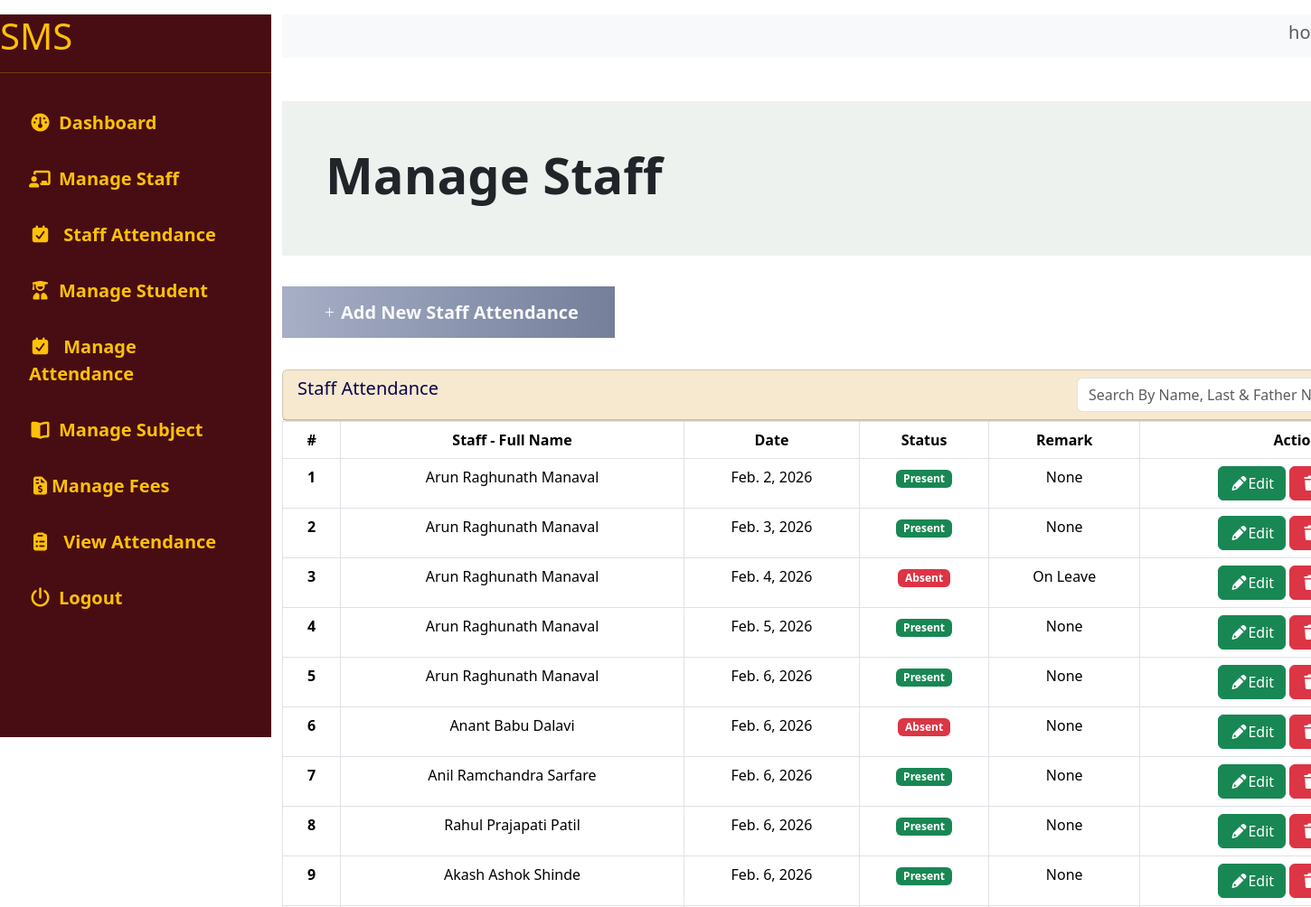
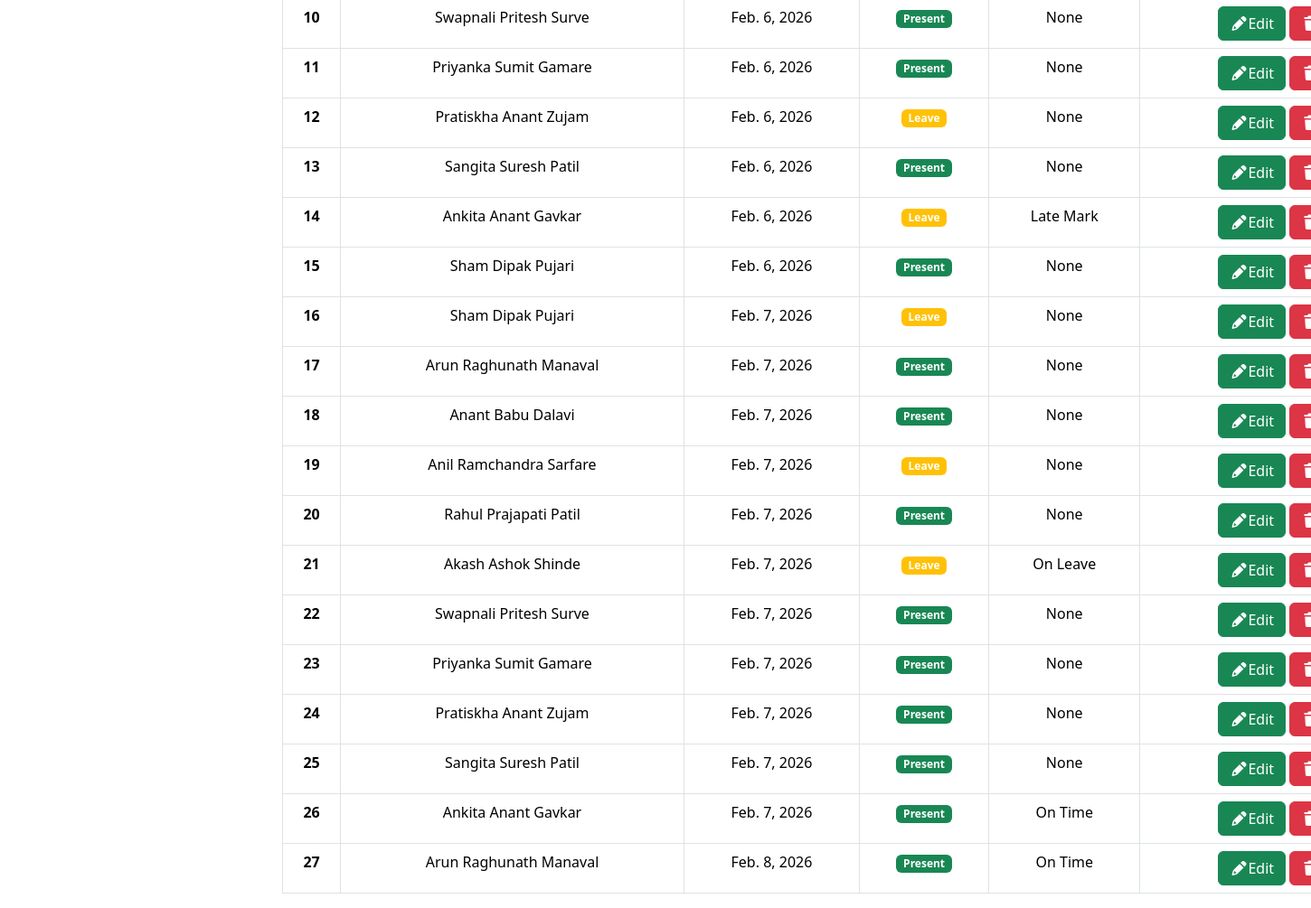
/staff/staff_attendance/, run on the app's committed database (2 pictures, top to bottom).
### staff/models.py (models this page shows, shortened)
class StaffAttendance(models.Model):
    staff=models.ForeignKey(Staff,on_delete=models.CASCADE,related_name='attendance')
    date=models.DateField()
    status=models.CharField(max_length=150,choices=ATTENDANCE_STATUS,null=True,blank=True)
    remark=models.CharField(max_length=150,blank=True,null=True)
    created_at=models.DateTimeField(auto_now_add=True)
    class Meta:
        unique_together=('staff','date')      # same staff same date duplicate entry nahi

class Staff(models.Model):
    id = models.UUIDField(primary_key=True, default=uuid.uuid4, editable=False)
    employee_id=models.CharField(max_length=100,null=True,blank=True,help_text='emp101')
    full_name=models.CharField(max_length=150,null=True,blank=True)
    role = models.CharField(max_length=20, choices=ROLE_CHOICES)
    gender=models.CharField(max_length=12,choices=GENDER_CHOICES,default='Male')
    birth_date=models.DateField()
    address=models.CharField(max_length=150)
    email=models.EmailField()
    mobile_no=models.CharField(max_length=15)
    qualification=models.CharField(max_length=150,choices=QULIFICATION_CHOICES)
    experience = models.PositiveIntegerField(help_text="In Years")
    joining_date=models.DateField()
    salary=models.DecimalField(max_digits=10,decimal_places=2)
    subject=models.CharField(max_length=150,choices=SUBJECT_CHOICES,blank=True,null=True)
    designation =models.CharField(max_length=150,choices=NON_TEACHING_CHOICES,blank=True,null=True)
    status=models.CharField(max_length=150,choices=STATUS_CHOICES,null=True,blank=True)
    profile_image=models.ImageField(upload_to='Staff_images',null=True,blank=True)
    created_at=models.DateTimeField(auto_now_add=True)
    updated_at=models.DateTimeField(auto_now=True)
    def __str__(self):
        return self.full_name
    class Meta:
        verbose_name_plural="Staff"

### staff/views.py (the view)
# urls.py: path('staff_attendance/', views.staff_attendance, name="staff_attendance"),
def staff_attendance(request):
    query=request.GET.get('q')
    if query:
        staffs=StaffAttendance.objects.filter(Q(staff__full_name__icontains=query) |
                                    Q(date__icontains=query) |
                                    Q(status__icontains=query)| Q(remark__icontains=query))
    else:
        staffs=StaffAttendance.objects.all()
    context={'staffs':staffs}
    return render(request,'staff/staff_attendance.html',context)

### templates/staff/staff_attendance.html (shortened to what this page needs)
{% extends 'base/base.html' %}
{% block content %}
{% load static %}
{% include 'base/sidebar.html' %}
<div class="container mt-3" style="margin-left:300px;">
    <div class="navbar navbar-expand-lg bg-body-tertiary">
        <h5 class="ms-auto me-5 text-muted ">home</h5>
    </div>
    <div class="mt-5 p-5" style="background:#edf2ef;">
        <h1 class="display-4 fw-bold">Manage Staff</h1>
    </div>
    <div class="mt-5">
        <a href="{% url 'add_staff_attendance' %}" class="text-decoration-none fw-bold text-light fs-5 "
           style="background:linear-gradient(to right,#a7afc7,#757F9A); padding:15px 40px;">
            <i class="fa-regular fa-plus"></i>Add New Staff Attendance</a>
    </div>
    <div class="card mt-5" style="background:#fdf0d5;">
        <div class="card-header d-flex justify-content-between">
            <h5 style="color:#08044a;">Staff Attendance</h5>
            <form action="" method="GET" class="d-flex" role="search" style="width:400px;">
                <input class="form-control me-2" type="search" name="q" value="{{request.GET.q}}"
                       placeholder="Search By Name, Last & Father Name" aria-label="Search"/>
            </form>
        </div>
    </div>
    <div class="card-body">
        <div class="table-responsive">
            <table class="table table-bordered  table-hover text-center" style="min-width:1000px;">
                <thead>
                <tr>
                    <th scope="col">#</th>
                    <th scope="col">Staff - Full Name</th>
                    <th scope="col">Date</th>
                    <th scope="col">Status</th>
                    <th scope="col">Remark</th>
                    <th scope="col">Action</th>
                </tr>
                </thead>
                <tbody>
                {% for staff in staffs %}
                <tr>
                    <th scope="row">{{forloop.counter}}</th>
                    <td>{{ staff.staff}}</td>
                    <td>{{ staff.date }}</td>
                    <td>
                        {% if staff.status == "Present" %}
                                <span class="badge bg-success">Present</span>
                        {% elif staff.status == "Absent" %}
                                <span class="badge bg-danger">Absent</span>
                        {% else %}
                                <span class="badge bg-warning">Leave</span>
                        {% endif %}
                    </td>
                    <td>{{ staff.remark }}</td>
                    <td>
                    <a href="{% url 'edit_staff_attendance' staff.pk %}" class="btn btn-success"><i
                                class="fa-solid fa-pencil"></i>Edit</a>
                        <a href="{% url 'delete_staff_attendance' staff.pk %}" class="btn btn-danger"><i class="fa-solid fa-trash"></i>Delete</a>
                    </td>
                </tr>
                {% endfor %}
                </tbody>
            </table>
        </div>
    </div>
</div>
{% endblock %}

### data on the page
StaffAttendance: staff "Arun Raghunath Manaval", date "Feb. 2, 2026", status "Present", remark "None"
StaffAttendance: staff "Arun Raghunath Manaval", date "Feb. 3, 2026", status "Present", remark "None"
StaffAttendance: staff "Arun Raghunath Manaval", date "Feb. 4, 2026", status "Absent", remark "On Leave"
StaffAttendance: staff "Arun Raghunath Manaval", date "Feb. 5, 2026", status "Present", remark "None"
StaffAttendance: staff "Arun Raghunath Manaval", date "Feb. 6, 2026", status "Present", remark "None"
StaffAttendance: staff "Anant Babu Dalavi", date "Feb. 6, 2026", status "Absent", remark "None"
StaffAttendance: staff "Anil Ramchandra Sarfare", date "Feb. 6, 2026", status "Present", remark "None"
StaffAttendance: staff "Rahul Prajapati Patil", date "Feb. 6, 2026", status "Present", remark "None"
StaffAttendance: staff "Akash Ashok Shinde", date "Feb. 6, 2026", status "Present", remark "None"
StaffAttendance: staff "Swapnali Pritesh Surve", date "Feb. 6, 2026", status "Present", remark "None"
StaffAttendance: staff "Priyanka Sumit Gamare", date "Feb. 6, 2026", status "Present", remark "None"
StaffAttendance: staff "Pratiskha Anant Zujam", date "Feb. 6, 2026", status "Leave", remark "None"
StaffAttendance: staff "Sangita Suresh Patil", date "Feb. 6, 2026", status "Present", remark "None"
StaffAttendance: staff "Ankita Anant Gavkar", date "Feb. 6, 2026", status "Leave", remark "Late Mark"
StaffAttendance: staff "Sham Dipak Pujari", date "Feb. 6, 2026", status "Present", remark "None"
StaffAttendance: staff "Sham Dipak Pujari", date "Feb. 7, 2026", status "Leave", remark "None"
StaffAttendance: staff "Arun Raghunath Manaval", date "Feb. 7, 2026", status "Present", remark "None"
StaffAttendance: staff "Anant Babu Dalavi", date "Feb. 7, 2026", status "Present", remark "None"
StaffAttendance: staff "Anil Ramchandra Sarfare", date "Feb. 7, 2026", status "Leave", remark "None"
StaffAttendance: staff "Rahul Prajapati Patil", date "Feb. 7, 2026", status "Present", remark "None"
StaffAttendance: staff "Akash Ashok Shinde", date "Feb. 7, 2026", status "Leave", remark "On Leave"
StaffAttendance: staff "Swapnali Pritesh Surve", date "Feb. 7, 2026", status "Present", remark "None"
StaffAttendance: staff "Priyanka Sumit Gamare", date "Feb. 7, 2026", status "Present", remark "None"
StaffAttendance: staff "Pratiskha Anant Zujam", date "Feb. 7, 2026", status "Present", remark "None"
StaffAttendance: staff "Sangita Suresh Patil", date "Feb. 7, 2026", status "Present", remark "None"
StaffAttendance: staff "Ankita Anant Gavkar", date "Feb. 7, 2026", status "Present", remark "On Time"
StaffAttendance: staff "Arun Raghunath Manaval", date "Feb. 8, 2026", status "Present", remark "On Time"
